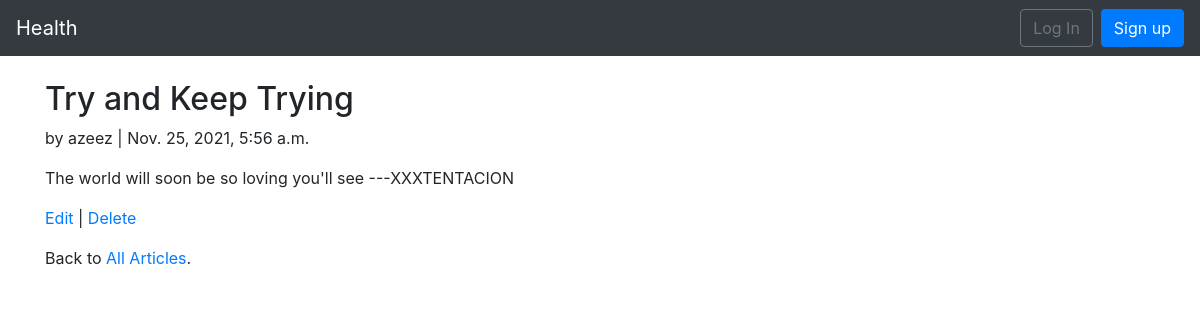
The app's page /article/1/ with its own data.
### app/models.py (models this page shows, shortened)
class Article(models.Model):
    category = models.CharField(max_length=20, blank=True, null=True)
    title = models.CharField(max_length=255, blank=True, null=True)
    body = models.TextField()
    image = models.ImageField(upload_to="%Y/%m/%d", default="")
    date = models.DateTimeField(auto_now_add=True)
    author = models.ForeignKey(
        CustomUser,
        on_delete=models.CASCADE,
    )

### users/models.py (models this page shows)
class CustomUser(AbstractUser):
    age = models.PositiveIntegerField(null=True, blank=True)

### app/views.py (the view)
# urls.py: path('article/<int:pk>/',ArticleDetailView.as_view(), name='article_detail'),
class ArticleDetailView(DetailView):
    model = Article
    template_name = 'article_detail.html'

### templates/article_detail.html
{% extends 'base.html' %}
{% block content %}
<div class="article-entry">
    <h2>{{ object.title }}</h2>
    <p>by {{ object.author }} | {{ object.date }}</p>
    <p>{{ object.body }}</p>
</div>
<p><a href="{% url 'article_edit' article.pk %}">Edit</a> |
    <a href="{% url 'article_delete' article.pk %}">Delete</a></p>
<p>Back to <a href="{% url 'article_list' %}">All Articles</a>.</p>
{% endblock content %}

### records on screen
Article: title "Try and Keep Trying", author "azeez", date "Nov. 25, 2021, 5:56 a.m.", body "The world will soon be so loving you'll see ---XXXTENTACION"
